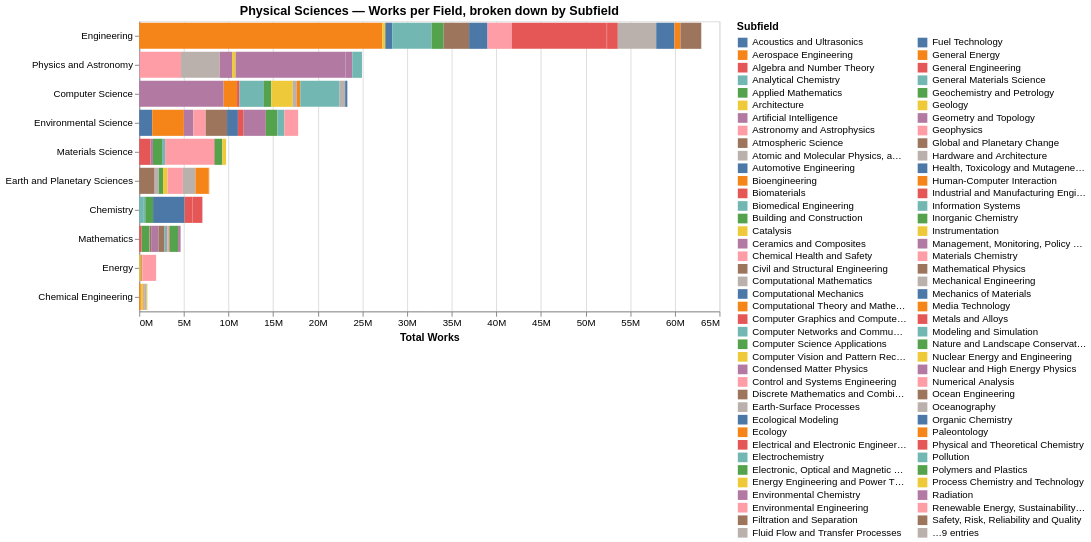

The code cell stored with this chart in its notebook:
### Code cell
sf_by_field = ps.groupby(['field_name', 'subfield_name'], as_index=False)['works_count'].sum()

alt.Chart(sf_by_field).mark_bar().encode(
    x=alt.X('works_count:Q', title='Total Works', axis=alt.Axis(format='~s')),
    y=alt.Y('field_name:N', sort='-x', title=None),
    color=alt.Color('subfield_name:N', title='Subfield',
                    legend=alt.Legend(columns=2, symbolLimit=80)),
    tooltip=[
        alt.Tooltip('field_name:N', title='Field'),
        alt.Tooltip('subfield_name:N', title='Subfield'),
        alt.Tooltip('works_count:Q', title='Works', format=','),
    ]
).properties(
    title='Physical Sciences — Works per Field, broken down by Subfield',
    width=600, height=300
)

### Figure 1 — Vega-Lite specification as saved in the notebook (floating-point values rounded to 4 significant figures)
{"config": {"view": {"continuousWidth": 300, "continuousHeight": 300}}, "data": {"name": "data-665c5348266f06bbbfb8b6d3169a6cb1"}, "mark": {"type": "bar"}, "encoding": {"color": {"field": "subfield_name", "legend": {"columns": 2, "symbolLimit": 80}, "title": "Subfield", "type": "nominal"}, "tooltip": [{"field": "field_name", "title": "Field", "type": "nominal"}, {"field": "subfield_name", "title": "Subfield", "type": "nominal"}, {"field": "works_count", "format": ",", "title": "Works", "type": "quantitative"}], "x": {"axis": {"format": "~s"}, "field": "works_count", "title": "Total Works", "type": "quantitative"}, "y": {"field": "field_name", "sort": "-x", "title": null, "type": "nominal"}}, "height": 300, "title": "Physical Sciences — Works per Field, broken down by Subfield", "width": 600, "$schema": "https://vega.github.io/schema/vega-lite/v6.4.1.json", "datasets": {"data-665c5348266f06bbbfb8b6d3169a6cb1": [{"field_name": "Chemical Engineering", "subfield_name": "Bioengineering", "works_count": 176143}, {"field_name": "Chemical Engineering", "subfield_name": "Catalysis", "works_count": 260292}, {"field_name": "Chemical Engineering", "subfield_name": "Chemical Health and Safety", "works_count": 55108}, {"field_name": "Chemical Engineering", "subfield_name": "Filtration and Separation", "works_count": 58827}, {"field_name": "Chemical Engineering", "subfield_name": "Fluid Flow and Transfer Processes", "works_count": 282023}, {"field_name": "Chemical Engineering", "subfield_name": "Process Chemistry and Technology", "works_count": 81426}, {"field_name": "Chemistry", "subfield_name": "Analytical Chemistry", "works_count": 514423}, {"field_name": "Chemistry", "subfield_name": "Electrochemistry", "works_count": 160254}, {"field_name": "Chemistry", "subfield_name": "Inorganic Chemistry", "works_count": 873030}, {"field_name": "Chemistry", "subfield_name": "Organic Chemistry", "works_count": 3531870}, {"field_name": "Chemistry", "subfield_name": "Physical and Theoretical Chemistry", "works_count": 885200}, {"field_name": "Chemistry", "subfield_name": "Spectroscopy", "works_count": 1109127}, {"field_name": "Computer Science", "subfield_name": "Artificial Intelligence", "works_count": 9455177}, {"field_name": "Computer Science", "subfield_name": "Computational Theory and Mathematics", "works_count": 1503845}, {"field_name": "Computer Science", "subfield_name": "Computer Graphics and Computer-Aided Design", "works_count": 266624}, {"field_name": "Computer Science", "subfield_name": "Computer Networks and Communications", "works_count": 2741139}, {"field_name": "Computer Science", "subfield_name": "Computer Science Applications", "works_count": 820712}, {"field_name": "Computer Science", "subfield_name": "Computer Vision and Pattern Recognition", "works_count": 2412936}, {"field_name": "Computer Science", "subfield_name": "Hardware and Architecture", "works_count": 454590}, {"field_name": "Computer Science", "subfield_name": "Human-Computer Interaction", "works_count": 384645}, {"field_name": "Computer Science", "subfield_name": "Information Systems", "works_count": 4409280}, {"field_name": "Computer Science", "subfield_name": "Signal Processing", "works_count": 619701}, {"field_name": "Computer Science", "subfield_name": "Software", "works_count": 245127}, {"field_name": "Earth and Planetary Sciences", "subfield_name": "Atmospheric Science", "works_count": 1723486}, {"field_name": "Earth and Planetary Sciences", "subfield_name": "Earth-Surface Processes", "works_count": 462997}, {"field_name": "Earth and Planetary Sciences", "subfield_name": "Geochemistry and Petrology", "works_count": 480461}, {"field_name": "Earth and Planetary Sciences", "subfield_name": "Geology", "works_count": 500105}, {"field_name": "Earth and Planetary Sciences", "subfield_name": "Geophysics", "works_count": 1724077}, {"field_name": "Earth and Planetary Sciences", "subfield_name": "Oceanography", "works_count": 1402881}, {"field_name": "Earth and Planetary Sciences", "subfield_name": "Paleontology", "works_count": 1440623}, {"field_name": "Earth and Planetary Sciences", "subfield_name": "Space and Planetary Science", "works_count": 107272}, {"field_name": "Energy", "subfield_name": "Energy Engineering and Power Technology", "works_count": 168128}, {"field_name": "Energy", "subfield_name": "Fuel Technology", "works_count": 49493}, {"field_name": "Energy", "subfield_name": "General Energy", "works_count": 121639}, {"field_name": "Energy", "subfield_name": "Nuclear Energy and Engineering", "works_count": 11730}, {"field_name": "Energy", "subfield_name": "Renewable Energy, Sustainability and the Environment", "works_count": 1538858}, {"field_name": "Engineering", "subfield_name": "Aerospace Engineering", "works_count": 27236109}, {"field_name": "Engineering", "subfield_name": "Architecture", "works_count": 329043}, {"field_name": "Engineering", "subfield_name": "Automotive Engineering", "works_count": 781632}, {"field_name": "Engineering", "subfield_name": "Biomedical Engineering", "works_count": 4409510}, {"field_name": "Engineering", "subfield_name": "Building and Construction", "works_count": 1344909}, {"field_name": "Engineering", "subfield_name": "Civil and Structural Engineering", "works_count": 2849423}, {"field_name": "Engineering", "subfield_name": "Computational Mechanics", "works_count": 2067963}, {"field_name": "Engineering", "subfield_name": "Control and Systems Engineering", "works_count": 2723760}, {"field_name": "Engineering", "subfield_name": "Electrical and Electronic Engineering", "works_count": 10593029}, {"field_name": "Engineering", "subfield_name": "General Engineering", "works_count": 72379}, {"field_name": "Engineering", "subfield_name": "Industrial and Manufacturing Engineering", "works_count": 1206915}, {"field_name": "Engineering", "subfield_name": "Mechanical Engineering", "works_count": 4300844}, {"field_name": "Engineering", "subfield_name": "Mechanics of Materials", "works_count": 2038980}, {"field_name": "Engineering", "subfield_name": "Media Technology", "works_count": 674143}, {"field_name": "Engineering", "subfield_name": "Ocean Engineering", "works_count": 1633146}, {"field_name": "Engineering", "subfield_name": "Safety, Risk, Reliability and Quality", "works_count": 702820}, {"field_name": "Environmental Science", "subfield_name": "Ecological Modeling", "works_count": 1452477}, {"field_name": "Environmental Science", "subfield_name": "Ecology", "works_count": 3546441}, {"field_name": "Environmental Science", "subfield_name": "Environmental Chemistry", "works_count": 1057633}, {"field_name": "Environmental Science", "subfield_name": "Environmental Engineering", "works_count": 1388392}, {"field_name": "Environmental Science", "subfield_name": "Global and Planetary Change", "works_count": 2390526}, {"field_name": "Environmental Science", "subfield_name": "Health, Toxicology and Mutagenesis", "works_count": 1216790}, {"field_name": "Environmental Science", "subfield_name": "Industrial and Manufacturing Engineering", "works_count": 643976}, {"field_name": "Environmental Science", "subfield_name": "Management, Monitoring, Policy and Law", "works_count": 2486463}, {"field_name": "Environmental Science", "subfield_name": "Nature and Landscape Conservation", "works_count": 1290030}, {"field_name": "Environmental Science", "subfield_name": "Pollution", "works_count": 780366}, {"field_name": "Environmental Science", "subfield_name": "Water Science and Technology", "works_count": 1549102}, {"field_name": "Materials Science", "subfield_name": "Biomaterials", "works_count": 1272809}, {"field_name": "Materials Science", "subfield_name": "Ceramics and Composites", "works_count": 262414}, {"field_name": "Materials Science", "subfield_name": "Electronic, Optical and Magnetic Materials", "works_count": 1018276}, {"field_name": "Materials Science", "subfield_name": "General Materials Science", "works_count": 341275}, {"field_name": "Materials Science", "subfield_name": "Materials Chemistry", "works_count": 5485244}, {"field_name": "Materials Science", "subfield_name": "Metals and Alloys", "works_count": 66063}, {"field_name": "Materials Science", "subfield_name": "Polymers and Plastics", "works_count": 858518}, {"field_name": "Materials Science", "subfield_name": "Surfaces, Coatings and Films", "works_count": 421300}, {"field_name": "Mathematics", "subfield_name": "Algebra and Number Theory", "works_count": 267245}, {"field_name": "Mathematics", "subfield_name": "Applied Mathematics", "works_count": 874200}, {"field_name": "Mathematics", "subfield_name": "Computational Mathematics", "works_count": 23218}, {"field_name": "Mathematics", "subfield_name": "Discrete Mathematics and Combinatorics", "works_count": 168403}, {"field_name": "Mathematics", "subfield_name": "Geometry and Topology", "works_count": 826811}, {"field_name": "Mathematics", "subfield_name": "Mathematical Physics", "works_count": 671696}, {"field_name": "Mathematics", "subfield_name": "Modeling and Simulation", "works_count": 293595}, {"field_name": "Mathematics", "subfield_name": "Numerical Analysis", "works_count": 241911}, {"field_name": "Mathematics", "subfield_name": "Statistics and Probability", "works_count": 980999}, {"field_name": "Mathematics", "subfield_name": "Theoretical Computer Science", "works_count": 284551}, {"field_name": "Physics and Astronomy", "subfield_name": "Acoustics and Ultrasonics", "works_count": 26065}, {"field_name": "Physics and Astronomy", "subfield_name": "Astronomy and Astrophysics", "works_count": 4657242}, {"field_name": "Physics and Astronomy", "subfield_name": "Atomic and Molecular Physics, and Optics", "works_count": 4327711}, {"field_name": "Physics and Astronomy", "subfield_name": "Condensed Matter Physics", "works_count": 1385770}, {"field_name": "Physics and Astronomy", "subfield_name": "Instrumentation", "works_count": 398156}, {"field_name": "Physics and Astronomy", "subfield_name": "Nuclear and High Energy Physics", "works_count": 12325910}, {"field_name": "Physics and Astronomy", "subfield_name": "Radiation", "works_count": 745138}, {"field_name": "Physics and Astronomy", "subfield_name": "Statistical and Nonlinear Physics", "works_count": 1084925}]}}
